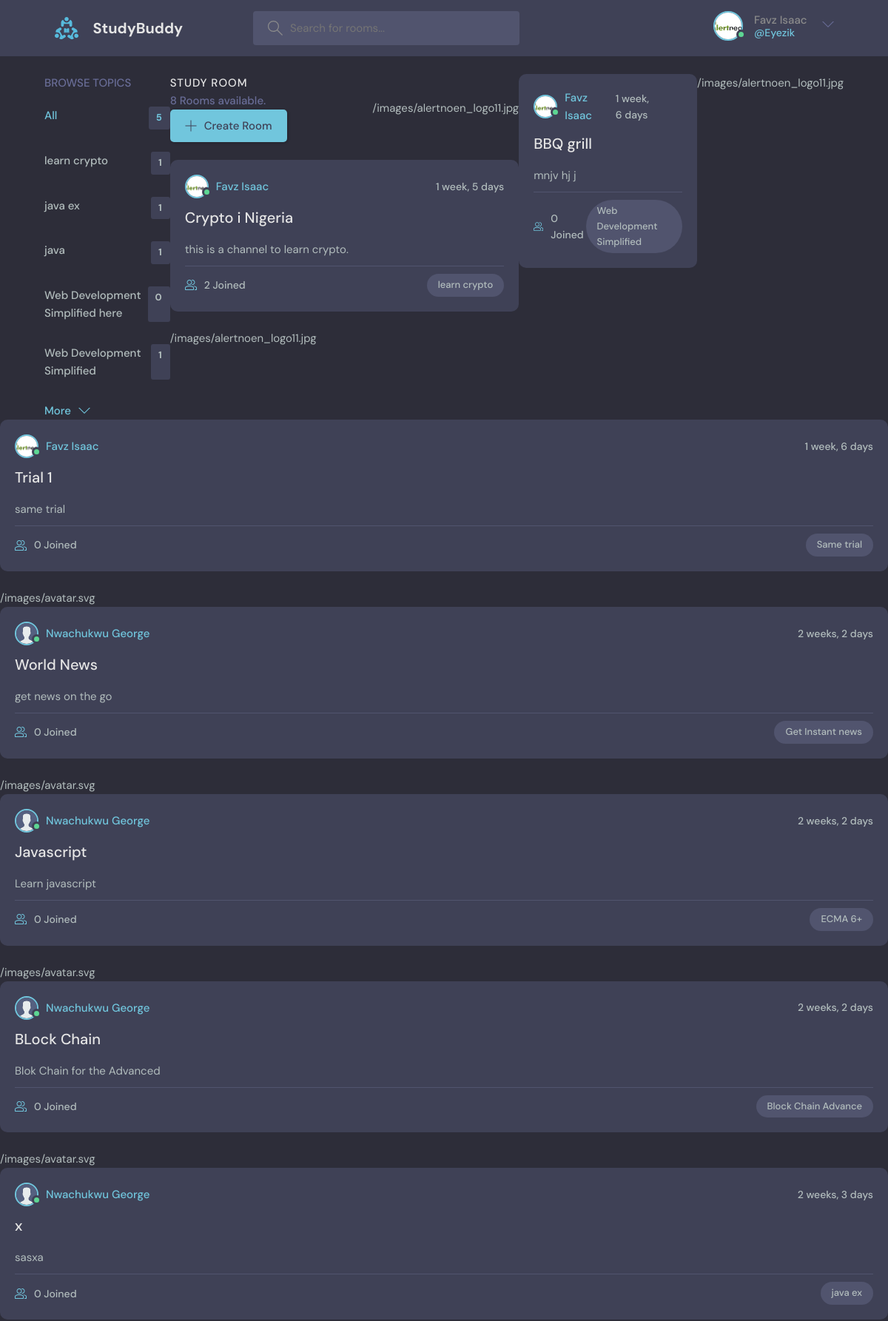
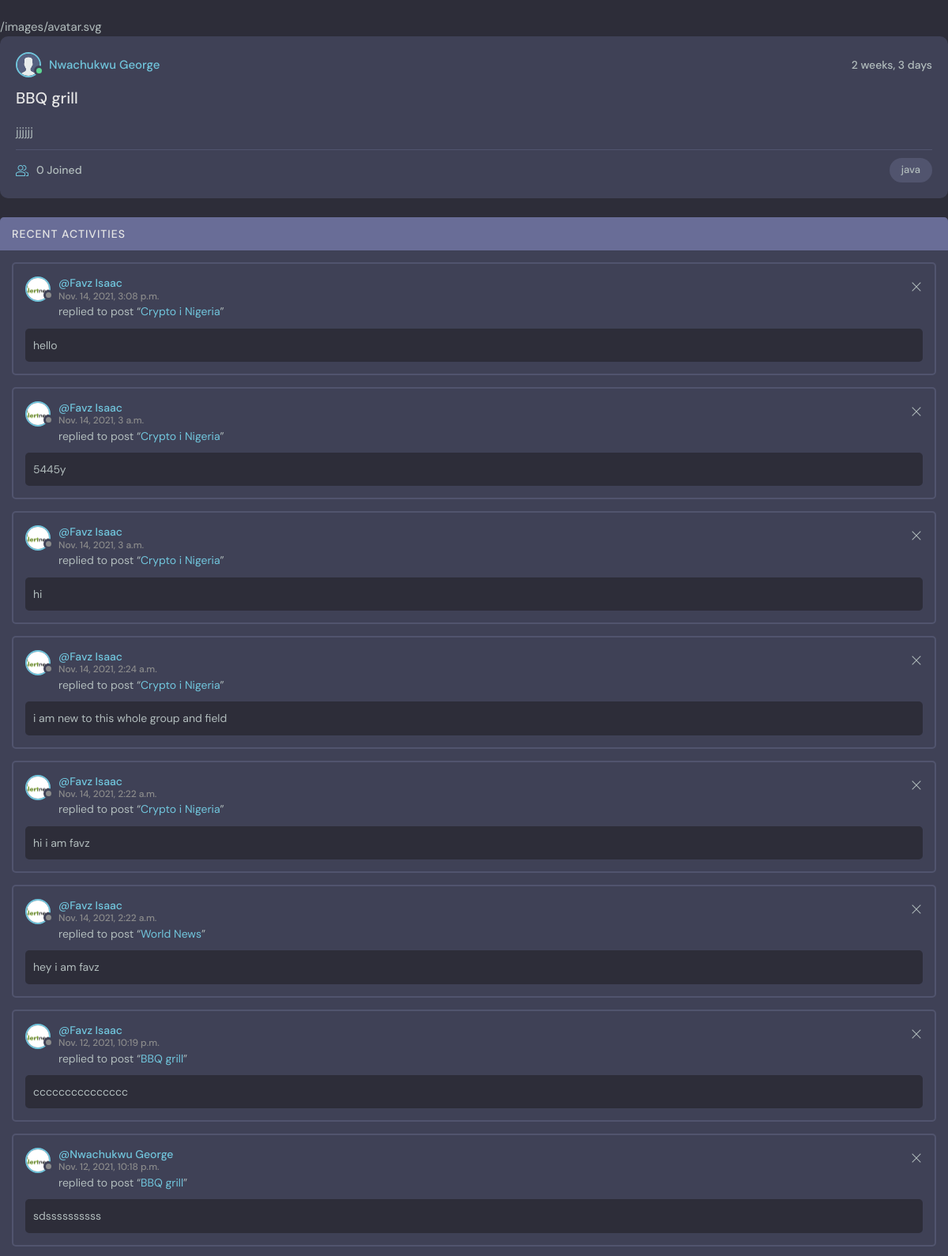
Page / (signed in, upper part) on the committed database (2 pictures, top to bottom).
### base/models.py (models this page shows, shortened)
class User(AbstractUser):
    fullname = models.CharField(max_length=200, null=True, blank=True)
    email = models.EmailField(unique=True)
    username = models.CharField(max_length=200, unique=True, null=True, blank=True)
    bio = models.TextField(max_length=200, null=True, blank=True)
    avatar = models.ImageField(null=True, default='avatar.svg')
    USERNAME_FIELD = 'email'
    REQUIRED_FIELDS = []
    def __str__(self):
        return str(self.fullname)

class Topic(models.Model):
    name = models.CharField(max_length=200, null=True, blank=True)
    class Meta:
        ordering = ['-name']
    def __str__(self):
        return self.name

class Room(models.Model):
    name = models.CharField(max_length=200, null=True, blank=True)
    host = models.ForeignKey(User, on_delete=models.SET_NULL, null=True, blank=True)
    topic = models.ForeignKey(Topic, on_delete=models.SET_NULL, null=True, blank=True)
    description = models.TextField(null=True, blank=True)
    participants = models.ManyToManyField(User, related_name='participants', blank=True)
    updated = models.DateTimeField(auto_now=True)
    created = models.DateTimeField(auto_now_add=True)
    class Meta:
        ordering = ['-updated']
    def __str__(self):
        return self.name

class Message(models.Model):
    user = models.ForeignKey(User, on_delete=models.CASCADE, null=True)
    room = models.ForeignKey(Room, on_delete=models.CASCADE, null=True)
    body = models.TextField(null=True, blank=True)
    updated = models.DateTimeField(auto_now=True)
    created = models.DateTimeField(auto_now_add=True)

### base/views.py (the view, shortened to what this page needs)
# urls.py: path('', home, name="home"),
@login_required(login_url='base:login')
def home(request):
    rooms = Room.objects.all()
    topics = Topic.objects.all()[:5]
    all_messages = Message.objects.all().order_by('-created')
    return render(request, 'base/home.html', {
        'rooms':rooms,
        'topics':topics,
        'all_messages':all_messages,
    })

### base/templates/base/home.html (shortened to what this page needs)
{% extends 'main.html' %}
{% load static %}
{% block content %}
<main class="layout layout--3">
    <div class="container">
      {% include 'base/topics_component.html' %}
      {% include 'base/rooms_component.html' %}
      {% include 'base/activities_component.html' %}
  </main>
{% endblock content %}

### templates/navbar.html (shortened to what this page needs)
{% load static %}
<header class="header header--loggedIn">
    <div class="container">
      <a href="{% url 'base:home' %}" class="header__logo">
        <img src="{% static 'images/logo.svg' %}" />
        <h1>StudyBuddy</h1>
      </a>
      <form class="header__search" method="get" action="{% url 'base:home' %}">
        <label>
          <input placeholder="Search for rooms..." name="q" />
        </label>
      </form>
      <nav class="header__menu">
        <div class="header__user">
          {% if request.user.id %}
          <a href="{% url 'base:profile' request.user.id %}">
            <div class="avatar avatar--medium active">
              <img src="{{ user.avatar.url }}" alt="user" />
            </div>
            <p> {{ request.user }} <span>@{{ request.user.username }}</span></p>
          </a>
          {% endif %}
          <button class="dropdown-button">
            <svg version="1.1" xmlns="http://www.w3.org/2000/svg" width="32" height="32" viewBox="0 0 32 32">
              <title>chevron-down</title>
              <path d="M16 21l-13-13h-3l16 16 16-16h-3l-13 13z"></path>
            </svg>
          </button>
        </div>
      </nav>
    </div>
  </header>

### base/templates/base/topics_component.html
<div class="topics">
    <div class="topics__header">
      <h2>Browse Topics</h2>
    </div>
    <ul class="topics__list">
      <li>
        <a href="/" class="active">All <span>{{ topics.count }}</span></a>
      </li>
      {% for topic in topics %}
      <li>
        <a href="{% url 'base:home' %}?q={{ topic.name }}">{{ topic.name }}<span>{{ topic.room_set.all.count }}</span></a>
      </li>
      {% endfor %}
    </ul>
    <a class="btn btn--link" href="topics.html">
      More
      <svg version="1.1" xmlns="http://www.w3.org/2000/svg" width="32" height="32" viewBox="0 0 32 32">
        <title>chevron-down</title>
        <path d="M16 21l-13-13h-3l16 16 16-16h-3l-13 13z"></path>
      </svg>
    </a>
  </div>

### base/templates/base/rooms_component.html (shortened to what this page needs)
<div class="roomList">
    <div class="roomList__header">
      <div>
        <h2>Study Room</h2>
        <p>{{ rooms.count }} Room{{ rooms.count | pluralize }} available.</p>
      <a class="btn btn--main" href="{% url 'base:new_room' %}">
        <svg version="1.1" xmlns="http://www.w3.org/2000/svg" width="32" height="32" viewBox="0 0 32 32">
          <title>add</title>
          <path
            d="M16.943 0.943h-1.885v14.115h-14.115v1.885h14.115v14.115h1.885v-14.115h14.115v-1.885h-14.115v-14.115z"
          ></path>
        </svg>
        Create Room
      </a>
    </div>
    {% for room in rooms %}
    {{ room.host.avatar.url }}
  </div>
    <div class="roomListRoom">
      <div class="roomListRoom__header">
        <a href="{% url 'base:profile' room.host.id %}" class="roomListRoom__author">
          <div class="avatar avatar--small active">
            <img src="{{ room.host.avatar.url }}" />
          </div>
          <span>{{ room.host }}</span>
        </a>
        <div class="roomListRoom__actions">
          <span>{{ room.updated | timesince }}</span>
        </div>
      </div>
      <div class="roomListRoom__content">
        <a href="{% url 'base:room' room.id %}">{{ room.name }}</a>
        <p>
          {{ room.description }}
        </p>
      </div>
      <div class="roomListRoom__meta">
        <a class="roomListRoom__joined">
          {{ room.participants.count }} Joined
        </a>
        <p class="roomListRoom__topic">{{ room.topic }}</p>
      </div>
    </div>
    {% endfor %}

### base/templates/base/activities_component.html
<div class="activities">
    <div class="activities__header">
      <h2>Recent Activities</h2>
    </div>
    {% for activity in all_messages %}
      <div class="activities__box">
        <div class="activities__boxHeader roomListRoom__header">
          <a href="{% url 'base:profile' activity.user.id %}" class="roomListRoom__author">
            <div class="avatar avatar--small">
              <img src="{{ user.avatar.url }}" />
            </div>
            <p>
              @{{ activity.user }}
              <span>{{ activity.created }}</span>
            </p>
          </a>
          <div class="roomListRoom__actions">
            <a href="#">
              <svg version="1.1" xmlns="http://www.w3.org/2000/svg" width="32" height="32" viewBox="0 0 32 32">
                <title>remove</title>
                <path
                  d="M27.314 6.019l-1.333-1.333-9.98 9.981-9.981-9.981-1.333 1.333 9.981 9.981-9.981 9.98 1.333 1.333 9.981-9.98 9.98 9.98 1.333-1.333-9.98-9.98 9.98-9.981z"
                ></path>
              </svg>
            </a>
          </div>
        </div>
        <div class="activities__boxContent">
          <p>replied to post “<a href="room.html">{{ activity.room }}</a>”</p>
          <div class="activities__boxRoomContent">
            {{ activity.body }}
          </div>
        </div>
      </div>
    {% endfor %}
  </div>

### rows in the picture
User: avatar (picture), user "Favz Isaac", user.username "Eyezik"
Topic: name "learn crypto", room_set.all.count "1"
Topic: name "java ex", room_set.all.count "1"
Topic: name "java", room_set.all.count "1"
Topic: name "Web Development Simplified here", room_set.all.count "0"
Topic: name "Web Development Simplified", room_set.all.count "1"
Room: host.avatar "/images/alertnoen_logo11.jpg", host.avatar (picture), host "Favz Isaac", updated "1 week, 5 days", name "Crypto i Nigeria", description "this is a channel to learn crypto.", participants.count "2", topic "learn crypto"
Room: host.avatar "/images/alertnoen_logo11.jpg", host.avatar (picture), host "Favz Isaac", updated "1 week, 6 days", name "BBQ grill", description "mnjv hj j", participants.count "0", topic "Web Development Simplified"
Room: host.avatar "/images/alertnoen_logo11.jpg", host.avatar (picture), host "Favz Isaac", updated "1 week, 6 days", name "Trial 1", description "same trial", participants.count "0", topic "Same trial"
Room: host.avatar "/images/avatar.svg", host.avatar (placeholder picture), host "Nwachukwu George", updated "2 weeks, 2 days", name "World News", description "get news on the go", participants.count "0", topic "Get Instant news"
Room: host.avatar "/images/avatar.svg", host.avatar (placeholder picture), host "Nwachukwu George", updated "2 weeks, 2 days", name "Javascript", description "Learn javascript", participants.count "0", topic "ECMA 6+"
Room: host.avatar "/images/avatar.svg", host.avatar (placeholder picture), host "Nwachukwu George", updated "2 weeks, 2 days", name "BLock Chain", description "Blok Chain for the Advanced", participants.count "0", topic "Block Chain Advance"
Room: host.avatar "/images/avatar.svg", host.avatar (placeholder picture), host "Nwachukwu George", updated "2 weeks, 3 days", name "x", description "sasxa", participants.count "0", topic "java ex"
Room: host.avatar "/images/avatar.svg", host.avatar (placeholder picture), host "Nwachukwu George", updated "2 weeks, 3 days", name "BBQ grill", description "jjjjjj", participants.count "0", topic "java"
Message: avatar (picture), user "Favz Isaac", created "Nov. 14, 2021, 3:08 p.m.", room "Crypto i Nigeria", body "hello"
Message: avatar (picture), user "Favz Isaac", created "Nov. 14, 2021, 3 a.m.", room "Crypto i Nigeria", body "5445y"
Message: avatar (picture), user "Favz Isaac", created "Nov. 14, 2021, 3 a.m.", room "Crypto i Nigeria", body "hi"
Message: avatar (picture), user "Favz Isaac", created "Nov. 14, 2021, 2:24 a.m.", room "Crypto i Nigeria", body "i am new to this whole group and field"
Message: avatar (picture), user "Favz Isaac", created "Nov. 14, 2021, 2:22 a.m.", room "Crypto i Nigeria", body "hi i am favz"
Message: avatar (picture), user "Favz Isaac", created "Nov. 14, 2021, 2:22 a.m.", room "World News", body "hey i am favz"
Message: avatar (picture), user "Favz Isaac", created "Nov. 12, 2021, 10:19 p.m.", room "BBQ grill", body "ccccccccccccccc"
Message: avatar (picture), user "Nwachukwu George", created "Nov. 12, 2021, 10:18 p.m.", room "BBQ grill", body "sdssssssssss"

### other values in the picture
{{ topics.count }} "5"
{{ rooms.count }} "8"
{{ rooms.count | pluralize }} "s"
